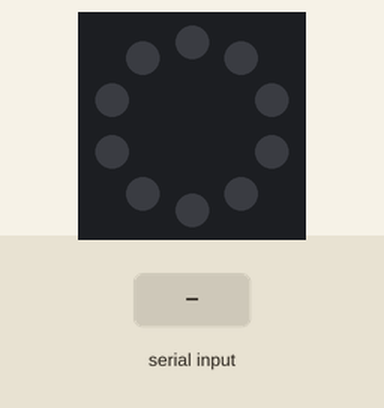
The program below on a simulated Circuit Playground running CircuitPython. Parts: the board's ring of 10 RGB LEDs (number 0 left of the top, counting anticlockwise). The inputs (shaded band) are chosen by the test bench. Dim RGB values are drawn brighter than linear; random numbers come from a fixed seed; what the program prints to the serial console is not drawn.

Above: at 1.2 s.
1.3 s: "6\n" received over the second serial link
At 1.41 s:
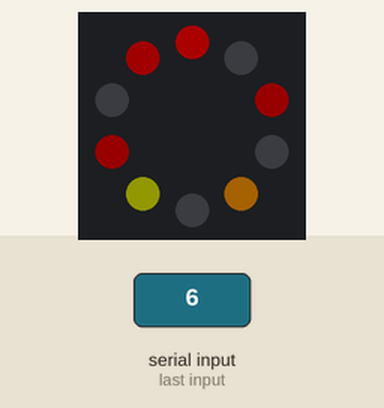
3.4 s: "1\n" received over the second serial link
At 3.61 s:
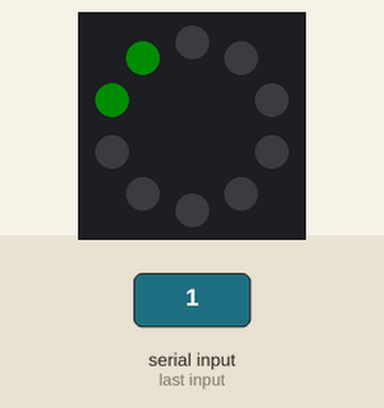
5.4 s: "5\n" received over the second serial link
At 7.3 s:
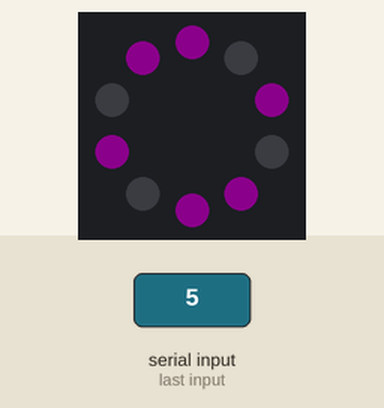
8.4 s: "6\n" received over the second serial link
At 8.83 s:
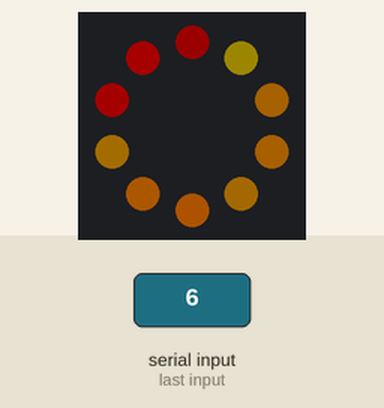
10.2 s: "0\n" received over the second serial link
At 11.4 s:
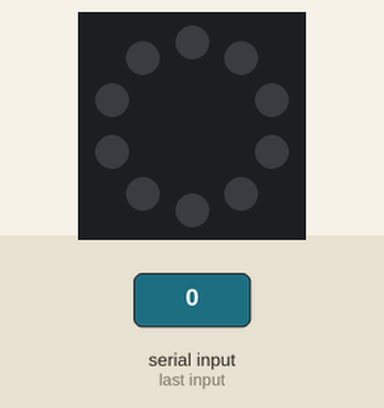
Timing chart, 0 to 12.7 s (numbered marks = the images above; inputs shaded):
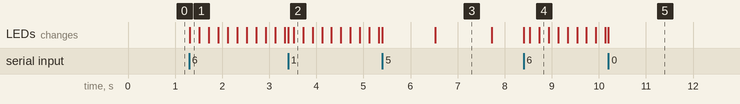

The program:

code.py
```python
import time
import usb_cdc
from random import randint
from adafruit_circuitplayground import cp
import gc


serial = usb_cdc.data
if serial is None:

    while True:
        cp.pixels.fill((30, 0, 0))
        time.sleep(0.3)
        cp.pixels.fill(0)
        time.sleep(0.3)


GREEN = (0,255,0)
BLUE = (0,0,255)
YELLOW = (255,255,0)
BLUEISH = (0,100,255)
MAGENTA = (255,0,255)
ORANGE = (255,120,0)
RED = (255,0,0)
NONE = (0,0,0)
WHITE = (255,255,255)

INTERVAL = 0.20
IRON_MAN_STEP = 30


iron_man_brightness = 0
iron_man_direction = 1
spiderman_state = False

THOR_LEFT_START = 9
THOR_RIGHT_START = 0
thor_left = THOR_LEFT_START
thor_right = THOR_RIGHT_START
thor_direction = 1

thanos_index = 0
cap_index = 0

hulk_index = 0

DEFAULT_BRIGHTNESS  = 0.05

STRANGE_BRIGHTNESS = 0.2


def hulk():
    global hulk_index
    if hulk_index == 0:
        cp.pixels.fill(NONE)

    cp.pixels[hulk_index] = GREEN
    hulk_index = (hulk_index + 1) % 10


def iron_man():
    global iron_man_brightness, iron_man_direction
    iron_man_brightness += iron_man_direction * IRON_MAN_STEP
    if iron_man_brightness >= 255:
        iron_man_brightness = 255
        iron_man_direction = -1
    elif iron_man_brightness <= 0:
        iron_man_brightness = 0
        iron_man_direction = 1
    cp.pixels.fill((0,0,iron_man_brightness))


def thor():
    global thor_left, thor_right, thor_direction
    if thor_direction == 1:
        cp.pixels[thor_left] = YELLOW
        cp.pixels[thor_right] = YELLOW
        thor_left -= 1
        thor_right += 1
        if thor_right >= 5 or thor_left < 5:
            thor_direction = -1
            thor_left = 5
            thor_right = 4
    else:
        cp.pixels[thor_left] = NONE
        cp.pixels[thor_right] = NONE
        thor_left += 1
        thor_right -= 1
        if thor_left > THOR_LEFT_START or thor_right < THOR_RIGHT_START:
            thor_direction = 1
            thor_left = THOR_LEFT_START
            thor_right = THOR_RIGHT_START


def captain_america():
    global cap_index
    cp.pixels.fill(BLUEISH)
    cp.pixels[cap_index] = WHITE
    cap_index = (cap_index + 1) % 10


def thanos():
    global thanos_index
    if(thanos_index == 0):
        cp.pixels.fill(MAGENTA)
    elif( 1 <= thanos_index <= 5):
        pass
    elif(thanos_index == 6):
        for i in range(10):
            cp.pixels[i] = MAGENTA if randint(0,1) == 0 else NONE
    elif(7 <= thanos_index <= 11):
        pass
    thanos_index += 1
    if thanos_index > 11:
        thanos_index = 0


def doctor_strange():
    cp.pixels.brightness = STRANGE_BRIGHTNESS
    for i in range(10):
        roll = randint(0,2)
        hue = randint(110,255)
        if roll == 0:
            cp.pixels[i] = (hue, 120, 0)
        elif roll == 1:
            cp.pixels[i] =  (hue, 0, 0)
        else:
            cp.pixels[i] = (0, 0, 0)


def spiderman():
    global spiderman_state
    a,b = (RED,BLUE) if spiderman_state else (BLUE,RED)
    for i in range(10):
        cp.pixels[i] = a if i%2 == 0 else b
    spiderman_state = not spiderman_state

def clear_hulk():
    global hulk_index
    hulk_index = 0

def clear_iron_man():
    global iron_man_brightness, iron_man_direction
    cp.pixels.brightness = DEFAULT_BRIGHTNESS
    iron_man_brightness = 0
    iron_man_direction = 1

def clear_thor():
    global thor_left, thor_right, thor_direction
    thor_left = THOR_LEFT_START
    thor_right = THOR_RIGHT_START
    thor_direction = 1


def clear_spiderman():
    global spiderman_state
    spiderman_state = False

def clear_thanos():
    global thanos_index
    thanos_index = 0

def clear_captain_america():
    global cap_index
    cap_index = 0

def clear_doctor_strange():
    cp.pixels.brightness = DEFAULT_BRIGHTNESS

def idle():
    cp.pixels.fill(NONE)

ACTIONS = {
    0:  (idle,            idle),
    1:  (hulk,            clear_hulk),
    2:  (iron_man,        clear_iron_man),
    3:  (thor,            clear_thor),
    4:  (captain_america, clear_captain_america),
    5:  (thanos,          clear_thanos),
    6:  (doctor_strange,  clear_doctor_strange),
    7:  (spiderman,       clear_spiderman),
    -1: (idle,            idle),
}


serial.timeout = 0

cp.pixels.brightness = DEFAULT_BRIGHTNESS
buf = b""
current = -1
gesture_id = 0
last = time.monotonic()

print(f"RAM free: {gc.mem_free()} bytes")

while True:

    if serial.in_waiting > 0:

        data = serial.read(serial.in_waiting)
        if data:
            buf += data
            while b"\n" in buf:
                line, _, buf = buf.partition(b"\n")
                try:
                    gesture_id = int(line.strip())
                except ValueError:
                    continue
                if  0 <= gesture_id <= 7 and gesture_id != current:
                    gc.collect()
                    ACTIONS[current][1]()
                    current = gesture_id
                    ACTIONS[gesture_id][0]()
    now = time.monotonic()

    if current not in (0,-1) and now - last >= INTERVAL:
        last = now
        ACTIONS[current][0]()

    time.sleep(.001)
```

Measured:
- after the input at 1.3 s, the LEDs: change at once (image 1)
- what the display in image 3 shows lasts 1.2 s, from 6.5 s to 7.7 s
